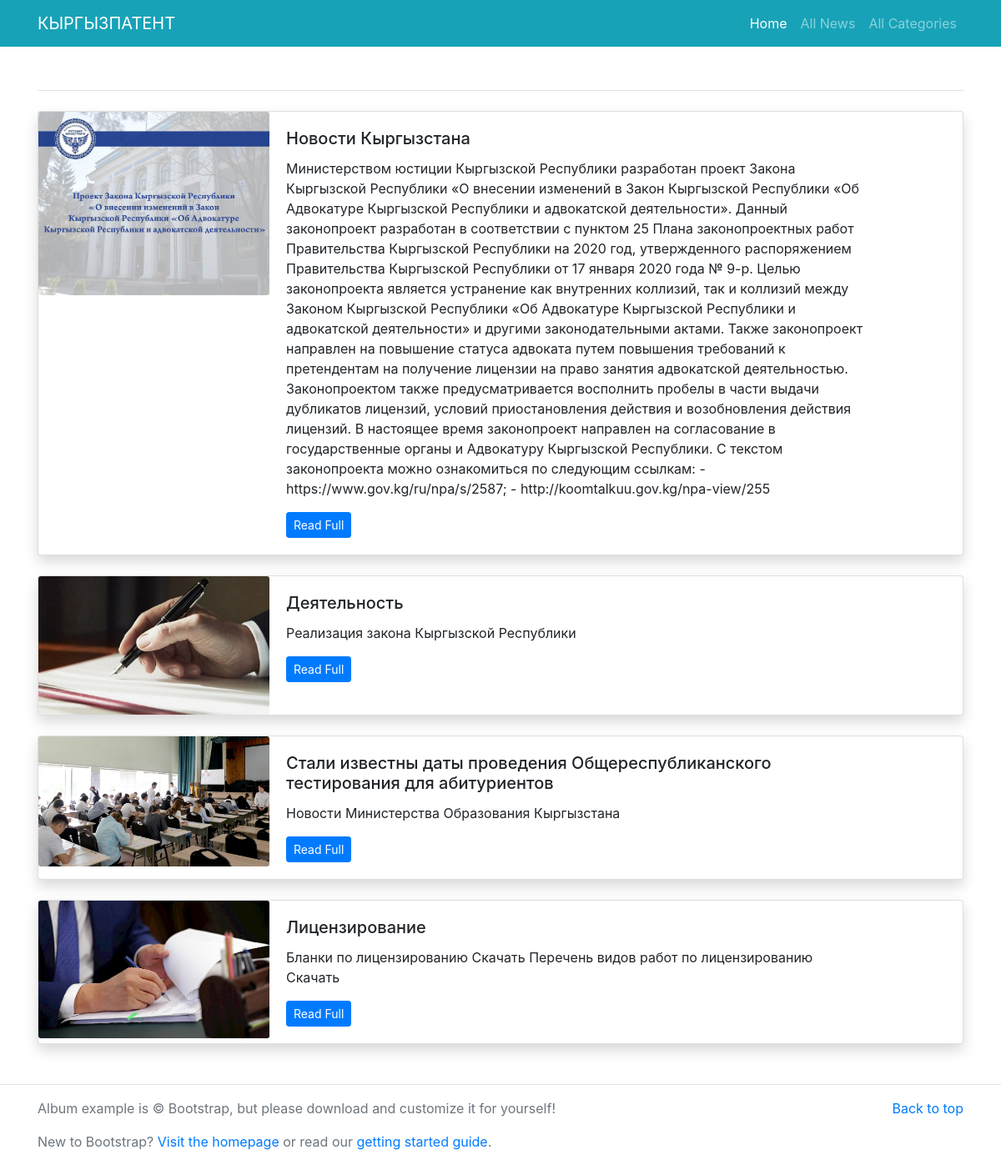
The app's page /all-news with its own data.
### main/models.py (models this page shows, shortened)
class News(models.Model):
    category=models.ForeignKey(Category,on_delete=models.CASCADE)
    title=models.CharField(max_length=300)
    image=models.ImageField(upload_to='Imgs')
    detail=models.TextField()
    add_time=models.DateTimeField(auto_now_add=True)
    class Meta:
        verbose_name_plural ='News'

### main/views.py (the view)
# urls.py: path('all-news',views.all_news,name='all-news'),
def all_news(request):
    all_news=News.objects.all()
    return render(request, 'all-news.html',{
        'all_news':all_news
    })

### main/templates/all-news.html
{% extends 'base.html' %}
{% block content%}
{% load bootstrap4 %}
<main class="container mt-3 mb-5">
	<h3 class="border-bottom pb-1 my-4">{{news.catgeory.title }}</h3>
    {% for news in all_news %}
	<div class="card mb-4 shadow">
	  <div class="row no-gutters">
	    <div class="col-md-3">
	      <img src="/media/{{news.image}}" class="card-img" alt="{{news.title}}">
	    </div>
	    <div class="col-md-8">
	      <div class="card-body">
	        <h5 class="card-title">{{news.title}}</h5>
	        <p class="card-text">{{news.detail}}</p>
	        <p class="card-text"><a href="/detail/{{news.id}}" class="btn btn-sm btn-primary">Read Full</a></p>
	      </div>
	    </div>
	  </div>
	</div>
{% endfor %}
</main>
{% endblock%}

### records on screen
News: image (picture), title "Новости Кыргызстана", detail "Министерством юстиции Кыргызской Республики разработан проект Закона Кыргызской Республики «О внесении изменений в Закон Кыргызской Республики «Об Адвокатуре Кыргызской Республики и адвокатской деятельности». Данный законопроект разработан в соответствии с пунктом 25 Плана законопроектных работ Правительства Кыргызской Республики на 2020 год, утвержденного распоряжением Правительства Кыргызской Республики от 17 января 2020 года № 9-р. Целью законопроекта является устранение как внутренних коллизий, так и коллизий между Законом Кыргызской Республики «Об Адвокатуре Кыргызской Республики и адвокатской деятельности» и другими законодательными актами. Также законопроект направлен на повышение…"
News: image (picture), title "Деятельность", detail "Реализация закона Кыргызской Республики"
News: image (picture), title "Стали известны даты проведения Общереспубликанского тестирования для абитуриентов", detail "Новости Министерства Образования Кыргызстана"
News: image (picture), title "Лицензирование", detail "Бланки по лицензированию Скачать Перечень видов работ по лицензированию Скачать"
